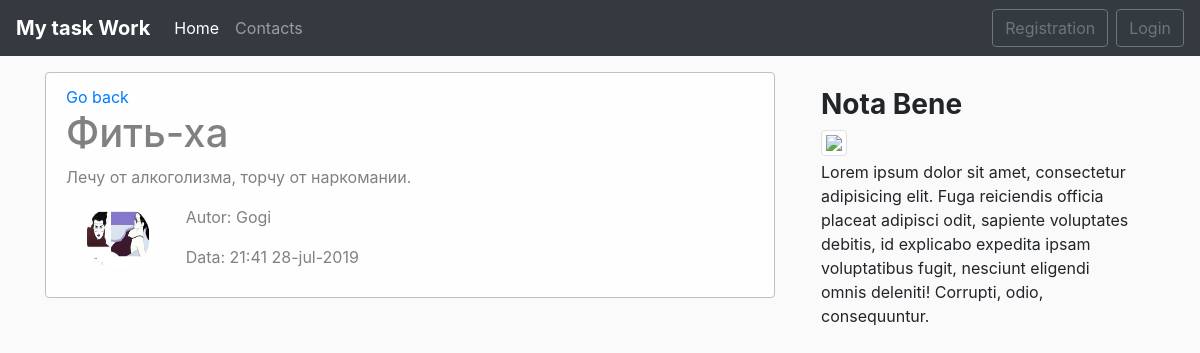
The app's page /post/1/ with its own data.
### blog/models.py (models this page shows, shortened)
class Post(models.Model):
    title   =   models.CharField(max_length=50)
    text    =   models.TextField()
    date    =   models.DateTimeField(default = timezone.now)
    autor   =   models.ForeignKey(User, on_delete = models.CASCADE)
    def __str__(self):
        return self.title

### hostes/models.py (models this page shows, shortened)
class Profile(models.Model):
    user = models.OneToOneField(User,on_delete = models.CASCADE)
    img =  models.ImageField(default='default.jpg', upload_to='user_images')

### blog/views.py (the view)
# urls.py: path('post/<int:pk>/', views.PostDetailView.as_view(), name='blog_detail'),
class PostDetailView(DetailView):
    model = Post
    def get_context_data(self, **kwards):
        ctx = super(PostDetailView, self).get_context_data(**kwards)
        ctx['title'] = Post.objects.filter(pk=self.kwargs['pk']).first()
        return ctx

### blog/templates/blog/post_detail.html (shortened to what this page needs)
{% extends 'blog/main.html' %}
{% load crispy_forms_tags%}
{% block main_section%}
<div class='alert alert-light'>
  <a href="{%url 'blog'%}">Go back</a>
    <h1>  {{object.title}}   </h1>
    <p> {{object.text}} </p>
    <div class="row">
      <div class="col-md-2">
        {% if object.autor.profile.img %}
        <img src="{{object.autor.profile.img.url}}" alt="{{object.avtor}}" class="user_image">
        {%else%}
        <img src="/pictures/default.jpg" alt="{{object.avtor}}" class="user_image">
        {%endif%}
      </div>
      <div class="col-md-10">
        {% if object.autor %}
          <p>Autor: {{object.autor}}</p>
        {%else%}
          <p>Autor: Anon </p>
        {%endif%}
      <p>Data: {{object.date| date:"G:i j-b-Y"}}</p>
      </div>
    </div>
</div>
{%endblock main_section%}

### blog/static/blog/main.css (style rules this page uses)
body { background: #fafafa }
.alert-light { border-color: #bfbfbf }
.user_image { width:64px; height:64px; border-radius: 50%; margin-right: 10px; margin-left: 20px; }

### records on screen
Post: title "Фить-ха", text "Лечу от алкоголизма, торчу от наркомании.", autor.profile.img (picture), autor "Gogi", date "21:41 28-jul-2019"
